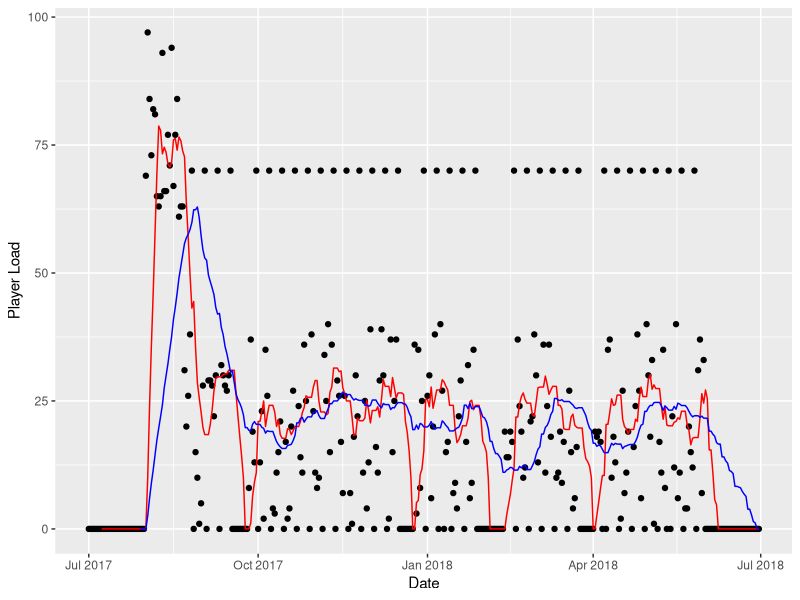
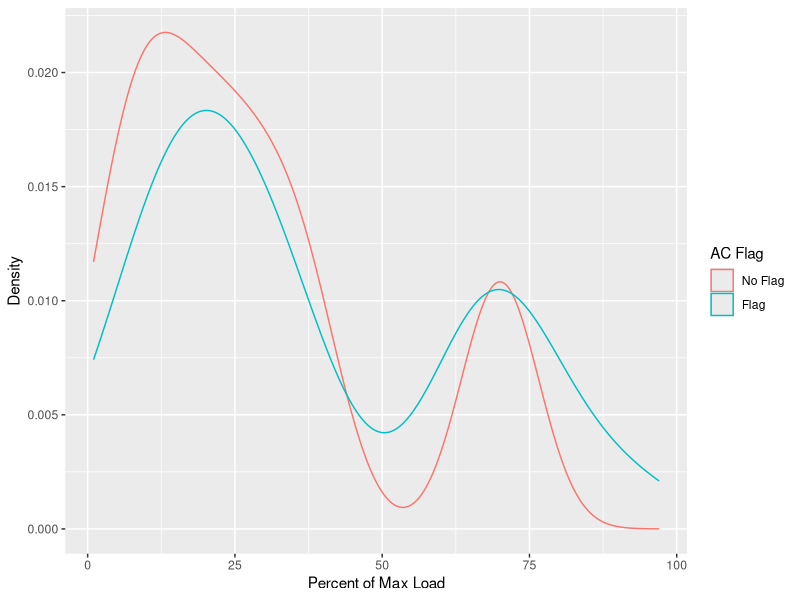

The R script that drew these images, in order: (Note: a time limit stopped this script after it produced the figures.)
# LIBRARIES/PRELIMINARIES ----
library(tidyverse)
library(survival)
library(lubridate)
set.seed(100)

lag_functions <- setNames(c(paste("(", paste("dplyr::lag(., ", 1:7, ")", collapse = ' + '), ") / 7"),
                            paste("(", paste("dplyr::lag(., ", 1:28, ")", collapse = ' + '), ") / 28")), 
                          c("acute", "chronic"))

# SIMULATE DATA ----

dates <- seq(from = as.Date('2017-07-01'), to = as.Date('2018-06-30'), by = 'days')

session_load <- rep(0, 365)
session_load[dates >= as.Date('2017-08-01') & dates <= as.Date('2017-08-21')] <- 60 + sample(0:40, size = 21, replace = TRUE) # Training Camp
session_load[dates >= as.Date('2017-08-22') & dates <= as.Date('2018-05-31') & lubridate::wday(dates) == 7] <- 70 # Game days
session_load[dates >= as.Date('2017-08-22') & dates <= as.Date('2018-05-31') & lubridate::wday(dates) %in% c(2:6)] <- sample(0:40, size = 203, replace = TRUE) # Practice days
session_load[week(dates) %in% c(38, 51, 5, 6, 13)] <- 0 # International Breaks

load_data <- data.frame(
  dates,
  session_load,
  stringsAsFactors = FALSE
)  %>%
  mutate_at(vars(session_load), funs_(lag_functions))


# PLOTS ----

# * Load over time ----
ggplot(load_data, aes(x = dates, y = session_load)) + 
  geom_point() + 
  geom_line(aes(x = dates, y = acute), col = 'red') + 
  geom_line(aes(x = dates, y = chronic), col = 'blue') + 
  xlab("Date") + 
  ylab("Player Load")

# * Load density ----

load_data %>%
  mutate(acute_chronic_ratio = acute / chronic,
         ac_flag = ifelse(acute_chronic_ratio < .8 | acute_chronic_ratio > 1.3, 1, 0),
         ac_flag = as.factor(ac_flag)) %>% 
  filter(!is.na(ac_flag)) %>%
  mutate(ac_flag = forcats::fct_recode(ac_flag, 
                                       'Flag' = '1',
                                       'No Flag' = '0')) %>%
  filter(session_load > 0) %>%
  ggplot( aes(x = session_load, group = ac_flag, color = ac_flag)) + 
  geom_density(alpha = .2) + 
  labs(y = 'Density', 
       x = 'Percent of Max Load') + 
  guides(color=guide_legend(title="AC Flag"))


# SIMULATE 1000 SEASONS ----

player_data_complete = NULL

for(i in 1:1000){ 

  # * Simulate injuries ----  
  player_data <- load_data %>%
    mutate(injury = rbinom(n = length(dates), size = 1, prob = session_load / 500)) %>% # Tune for baseline injury rate
    mutate_at(vars(session_load), funs_(lag_functions)) %>% 
    mutate(acute_chronic_ratio = acute / chronic,
           ac_flag = ifelse(acute_chronic_ratio < .8 | acute_chronic_ratio > 1.3, 1, 0)) %>%
    filter(session_load > 0)
  
  player_data_complete <- rbind(player_data_complete, player_data) # bad practice -- don't do this...
  
}

# * Test of proportions ----
prop.test(rbind(table(player_data_complete$injury[player_data_complete$ac_flag == 1]), 
                  table(player_data_complete$injury[player_data_complete$ac_flag == 0])))

# * Logistic reg w/ and w/o session_load ----
summary(glm(injury ~ ac_flag, 
            data = player_data_complete, 
            family = 'binomial')) # AC is significant!
summary(glm(injury ~ ac_flag + session_load + I(session_load^2) + I(session_load^3), 
            data = player_data_complete, 
            family = 'binomial')) # But not if we account for session load!


# * Cox model ----

augmented_data <- player_data_complete %>%
  mutate(inj_time = ifelse(injury == 1, session_load * runif(nrow(player_data_complete)), session_load)) 

cox_model <- coxph(Surv(inj_time, injury) ~ ac_flag, augmented_data) 
summary(cox_model) # AC flag not significant
